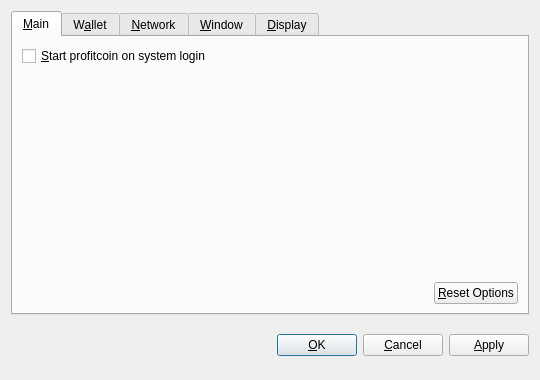
<?xml version="1.0" encoding="UTF-8"?>
<ui version="4.0">
 <class>OptionsDialog</class>
 <widget class="QDialog" name="OptionsDialog">
  <property name="geometry">
   <rect>
    <x>0</x>
    <y>0</y>
    <width>540</width>
    <height>380</height>
   </rect>
  </property>
  <property name="windowTitle">
   <string>Options</string>
  </property>
  <property name="modal">
   <bool>true</bool>
  </property>
  <layout class="QVBoxLayout" name="verticalLayout">
   <item>
    <widget class="QTabWidget" name="tabWidget">
     <property name="tabPosition">
      <enum>QTabWidget::North</enum>
     </property>
     <property name="currentIndex">
      <number>0</number>
     </property>
     <widget class="QWidget" name="tabMain">
      <attribute name="title">
       <string>&amp;Main</string>
      </attribute>
      <layout class="QVBoxLayout" name="verticalLayout_Main">
       <item>
        <widget class="QCheckBox" name="bitcoinAtStartup">
         <property name="toolTip">
          <string>Automatically start profitcoin after logging in to the system.</string>
         </property>
         <property name="text">
          <string>&amp;Start profitcoin on system login</string>
         </property>
        </widget>
       </item>
       <item>
        <spacer name="verticalSpacer_Main">
         <property name="orientation">
          <enum>Qt::Vertical</enum>
         </property>
         <property name="sizeHint" stdset="0">
          <size>
           <width>20</width>
           <height>40</height>
          </size>
         </property>
        </spacer>
       </item>
       <item>
        <layout class="QHBoxLayout" name="horizontalLayout_2_Main">
         <item>
          <spacer name="horizontalSpacer_2_Main">
           <property name="orientation">
            <enum>Qt::Horizontal</enum>
           </property>
           <property name="sizeHint" stdset="0">
            <size>
             <width>40</width>
             <height>20</height>
            </size>
           </property>
          </spacer>
         </item>
         <item>
          <widget class="QPushButton" name="resetButton">
           <property name="toolTip">
            <string>Reset all client options to default.</string>
           </property>
           <property name="text">
            <string>&amp;Reset Options</string>
           </property>
           <property name="autoDefault">
            <bool>false</bool>
           </property>
          </widget>
         </item>
        </layout>
       </item>
      </layout>
     </widget>
     <widget class="QWidget" name="tabWallet">
      <attribute name="title">
       <string>W&amp;allet</string>
      </attribute>
      <layout class="QVBoxLayout" name="verticalLayout_Network">
       <item>
        <widget class="QLabel" name="transactionFeeInfoLabel">
         <property name="text">
          <string>Optional transaction fee per kB that helps make sure your transactions are processed quickly. Most transactions are 1 kB.</string>
         </property>
         <property name="textFormat">
          <enum>Qt::PlainText</enum>
         </property>
         <property name="wordWrap">
          <bool>true</bool>
         </property>
        </widget>
       </item>
       <item>
        <layout class="QHBoxLayout" name="horizontalLayout_1_Main">
         <item>
          <widget class="QLabel" name="transactionFeeLabel">
           <property name="text">
            <string>Pay transaction &amp;fee</string>
           </property>
           <property name="textFormat">
            <enum>Qt::PlainText</enum>
           </property>
           <property name="buddy">
            <cstring>transactionFee</cstring>
           </property>
          </widget>
         </item>
         <item>
          <widget class="BitcoinAmountField" name="transactionFee"/>
         </item>
         <item>
          <spacer name="horizontalSpacer_1_Main">
           <property name="orientation">
            <enum>Qt::Horizontal</enum>
           </property>
           <property name="sizeHint" stdset="0">
            <size>
             <width>40</width>
             <height>20</height>
            </size>
           </property>
          </spacer>
         </item>
        </layout>
       </item>
       <item>
        <widget class="QLabel" name="label">
         <property name="text">
          <string>If you disable the spending of unconfirmed change, the change from a transaction cannot be used until that transaction has at least one confirmation. This also affects how your balance is computed.</string>
         </property>
         <property name="wordWrap">
          <bool>true</bool>
         </property>
        </widget>
       </item>
       <item>
        <widget class="QCheckBox" name="spendZeroConfChange">
         <property name="text">
          <string>Spend unconfirmed change  (experts only)</string>
         </property>
        </widget>
       </item>
       <item>
        <spacer name="verticalSpacer">
         <property name="orientation">
          <enum>Qt::Vertical</enum>
         </property>
         <property name="sizeHint" stdset="0">
          <size>
           <width>20</width>
           <height>40</height>
          </size>
         </property>
        </spacer>
       </item>
      </layout>
     </widget>
     <widget class="QWidget" name="tabNetwork">
      <attribute name="title">
       <string>&amp;Network</string>
      </attribute>
      <layout class="QVBoxLayout" name="verticalLayout_Network">
       <item>
        <widget class="QCheckBox" name="mapPortUpnp">
         <property name="toolTip">
          <string>Automatically open the profitcoin client port on the router. This only works when your router supports UPnP and it is enabled.</string>
         </property>
         <property name="text">
          <string>Map port using &amp;UPnP</string>
         </property>
        </widget>
       </item>
       <item>
        <widget class="QCheckBox" name="connectSocks">
         <property name="toolTip">
          <string>Connect to the profitcoin network through a SOCKS proxy (e.g. when connecting through Tor).</string>
         </property>
         <property name="text">
          <string>&amp;Connect through SOCKS proxy:</string>
         </property>
        </widget>
       </item>
       <item>
        <layout class="QHBoxLayout" name="horizontalLayout_Network">
         <item>
          <widget class="QLabel" name="proxyIpLabel">
           <property name="text">
            <string>Proxy &amp;IP:</string>
           </property>
           <property name="textFormat">
            <enum>Qt::PlainText</enum>
           </property>
           <property name="buddy">
            <cstring>proxyIp</cstring>
           </property>
          </widget>
         </item>
         <item>
          <widget class="QValidatedLineEdit" name="proxyIp">
           <property name="maximumSize">
            <size>
             <width>140</width>
             <height>16777215</height>
            </size>
           </property>
           <property name="toolTip">
            <string>IP address of the proxy (e.g. 127.0.0.1)</string>
           </property>
          </widget>
         </item>
         <item>
          <widget class="QLabel" name="proxyPortLabel">
           <property name="text">
            <string>&amp;Port:</string>
           </property>
           <property name="textFormat">
            <enum>Qt::PlainText</enum>
           </property>
           <property name="buddy">
            <cstring>proxyPort</cstring>
           </property>
          </widget>
         </item>
         <item>
          <widget class="QLineEdit" name="proxyPort">
           <property name="maximumSize">
            <size>
             <width>55</width>
             <height>16777215</height>
            </size>
           </property>
           <property name="toolTip">
            <string>Port of the proxy (e.g. 9050)</string>
           </property>
          </widget>
         </item>
         <item>
          <widget class="QLabel" name="socksVersionLabel">
           <property name="text">
            <string>SOCKS &amp;Version:</string>
           </property>
           <property name="textFormat">
            <enum>Qt::PlainText</enum>
           </property>
           <property name="buddy">
            <cstring>socksVersion</cstring>
           </property>
          </widget>
         </item>
         <item>
          <widget class="QValueComboBox" name="socksVersion">
           <property name="toolTip">
            <string>SOCKS version of the proxy (e.g. 5)</string>
           </property>
          </widget>
         </item>
         <item>
          <spacer name="horizontalSpacer_Network">
           <property name="orientation">
            <enum>Qt::Horizontal</enum>
           </property>
           <property name="sizeHint" stdset="0">
            <size>
             <width>40</width>
             <height>20</height>
            </size>
           </property>
          </spacer>
         </item>
        </layout>
       </item>
       <item>
        <spacer name="verticalSpacer_Network">
         <property name="orientation">
          <enum>Qt::Vertical</enum>
         </property>
         <property name="sizeHint" stdset="0">
          <size>
           <width>20</width>
           <height>40</height>
          </size>
         </property>
        </spacer>
       </item>
      </layout>
     </widget>
     <widget class="QWidget" name="tabWindow">
      <attribute name="title">
       <string>&amp;Window</string>
      </attribute>
      <layout class="QVBoxLayout" name="verticalLayout_Window">
       <item>
        <widget class="QCheckBox" name="minimizeToTray">
         <property name="toolTip">
          <string>Show only a tray icon after minimizing the window.</string>
         </property>
         <property name="text">
          <string>&amp;Minimize to the tray instead of the taskbar</string>
         </property>
        </widget>
       </item>
       <item>
        <widget class="QCheckBox" name="minimizeOnClose">
         <property name="toolTip">
          <string>Minimize instead of exit the application when the window is closed. When this option is enabled, the application will be closed only after selecting Quit in the menu.</string>
         </property>
         <property name="text">
          <string>M&amp;inimize on close</string>
         </property>
        </widget>
       </item>
       <item>
        <spacer name="verticalSpacer_Window">
         <property name="orientation">
          <enum>Qt::Vertical</enum>
         </property>
         <property name="sizeHint" stdset="0">
          <size>
           <width>20</width>
           <height>40</height>
          </size>
         </property>
        </spacer>
       </item>
      </layout>
     </widget>
     <widget class="QWidget" name="tabDisplay">
      <attribute name="title">
       <string>&amp;Display</string>
      </attribute>
      <layout class="QVBoxLayout" name="verticalLayout_Display">
       <item>
        <layout class="QHBoxLayout" name="horizontalLayout_1_Display">
         <item>
          <widget class="QLabel" name="langLabel">
           <property name="text">
            <string>User Interface &amp;language:</string>
           </property>
           <property name="textFormat">
            <enum>Qt::PlainText</enum>
           </property>
           <property name="buddy">
            <cstring>lang</cstring>
           </property>
          </widget>
         </item>
         <item>
          <widget class="QValueComboBox" name="lang">
           <property name="toolTip">
            <string>The user interface language can be set here. This setting will take effect after restarting profitcoin.</string>
           </property>
          </widget>
         </item>
        </layout>
       </item>
       <item>
        <layout class="QHBoxLayout" name="horizontalLayout_2_Display">
         <item>
          <widget class="QLabel" name="unitLabel">
           <property name="text">
            <string>&amp;Unit to show amounts in:</string>
           </property>
           <property name="textFormat">
            <enum>Qt::PlainText</enum>
           </property>
           <property name="buddy">
            <cstring>unit</cstring>
           </property>
          </widget>
         </item>
         <item>
          <widget class="QValueComboBox" name="unit">
           <property name="toolTip">
            <string>Choose the default subdivision unit to show in the interface and when sending coins.</string>
           </property>
          </widget>
         </item>
        </layout>
       </item>
       <item>
        <widget class="QCheckBox" name="displayAddresses">
         <property name="toolTip">
          <string>Whether to show profitcoin addresses in the transaction list or not.</string>
         </property>
         <property name="text">
          <string>&amp;Display addresses in transaction list</string>
         </property>
        </widget>
       </item>
       <item>
        <widget class="QCheckBox" name="coinControlFeatures">
         <property name="toolTip">
          <string>Whether to show coin control features or not.</string>
         </property>
         <property name="text">
          <string>Display coin &amp;control features (experts only!)</string>
         </property>
        </widget>
       </item>
       <item>
        <spacer name="verticalSpacer_Display">
         <property name="orientation">
          <enum>Qt::Vertical</enum>
         </property>
         <property name="sizeHint" stdset="0">
          <size>
           <width>20</width>
           <height>40</height>
          </size>
         </property>
        </spacer>
       </item>
      </layout>
     </widget>
    </widget>
   </item>
   <item>
    <layout class="QHBoxLayout" name="horizontalLayout_Buttons">
     <item>
      <spacer name="horizontalSpacer_1">
       <property name="orientation">
        <enum>Qt::Horizontal</enum>
       </property>
       <property name="sizeHint" stdset="0">
        <size>
         <width>40</width>
         <height>48</height>
        </size>
       </property>
      </spacer>
     </item>
     <item>
      <widget class="QLabel" name="statusLabel">
       <property name="font">
        <font>
         <weight>75</weight>
         <bold>true</bold>
        </font>
       </property>
       <property name="text">
        <string/>
       </property>
       <property name="textFormat">
        <enum>Qt::PlainText</enum>
       </property>
       <property name="wordWrap">
        <bool>true</bool>
       </property>
      </widget>
     </item>
     <item>
      <spacer name="horizontalSpacer_2">
       <property name="orientation">
        <enum>Qt::Horizontal</enum>
       </property>
       <property name="sizeHint" stdset="0">
        <size>
         <width>40</width>
         <height>48</height>
        </size>
       </property>
      </spacer>
     </item>
     <item>
      <widget class="QPushButton" name="okButton">
       <property name="text">
        <string>&amp;OK</string>
       </property>
      </widget>
     </item>
     <item>
      <widget class="QPushButton" name="cancelButton">
       <property name="text">
        <string>&amp;Cancel</string>
       </property>
       <property name="autoDefault">
        <bool>false</bool>
       </property>
      </widget>
     </item>
     <item>
      <widget class="QPushButton" name="applyButton">
       <property name="text">
        <string>&amp;Apply</string>
       </property>
       <property name="autoDefault">
        <bool>false</bool>
       </property>
      </widget>
     </item>
    </layout>
   </item>
  </layout>
 </widget>
 <customwidgets>
  <customwidget>
   <class>BitcoinAmountField</class>
   <extends>QSpinBox</extends>
   <header>bitcoinamountfield.h</header>
  </customwidget>
  <customwidget>
   <class>QValueComboBox</class>
   <extends>QComboBox</extends>
   <header>qvaluecombobox.h</header>
  </customwidget>
  <customwidget>
   <class>QValidatedLineEdit</class>
   <extends>QLineEdit</extends>
   <header>qvalidatedlineedit.h</header>
  </customwidget>
 </customwidgets>
 <resources/>
 <connections/>
</ui>
